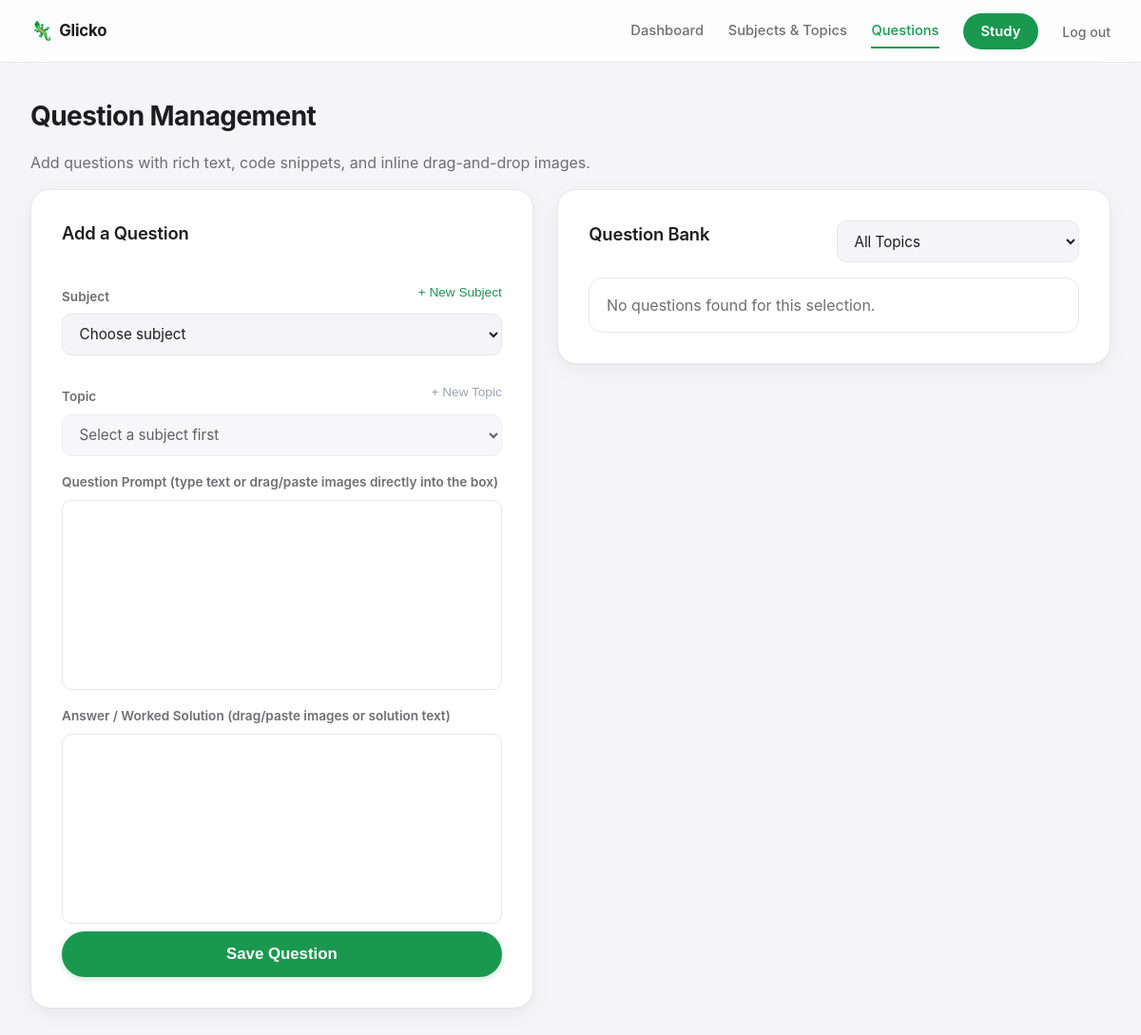
The app's page /questions?topic_id=14 (signed in), older data.
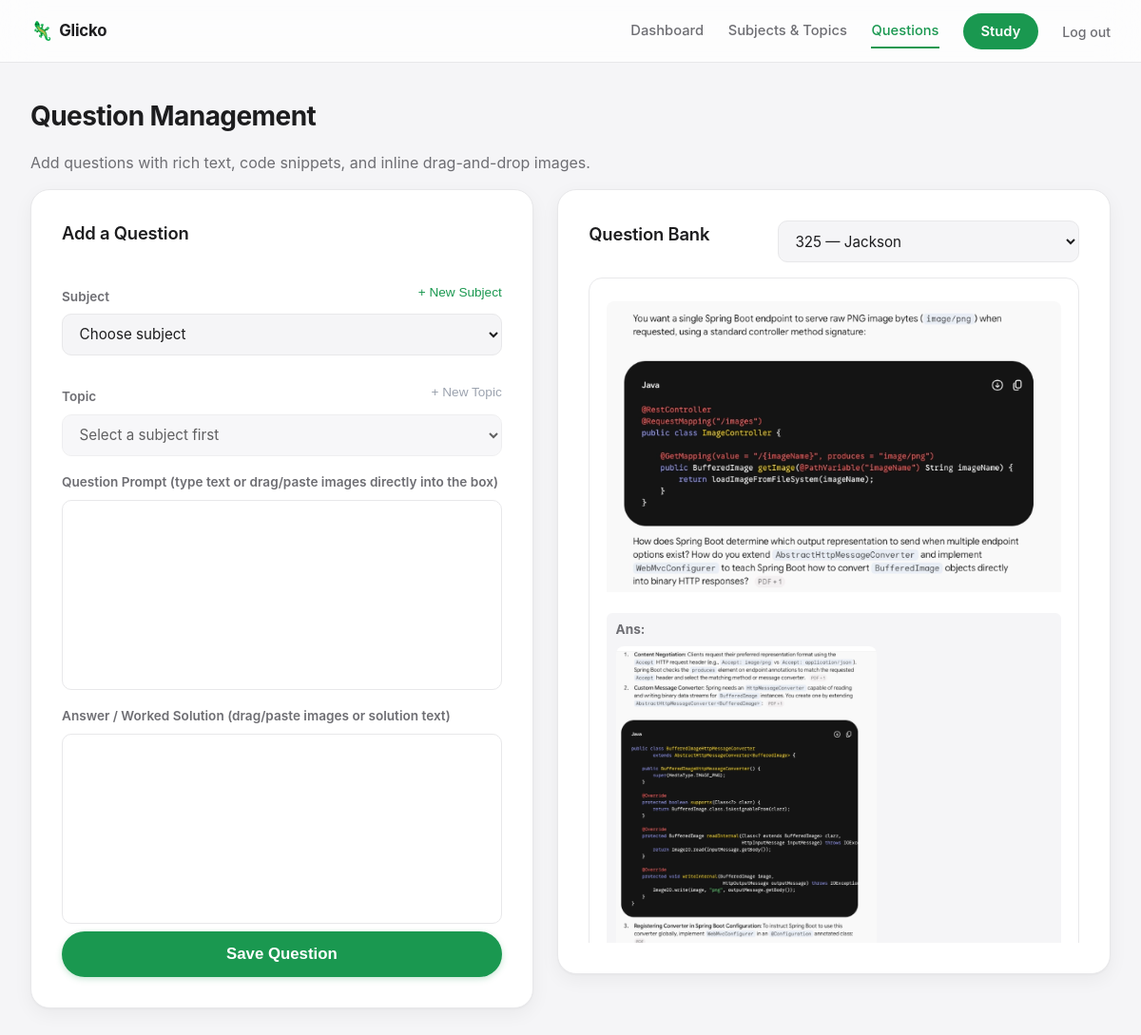
The same page, newer data.
### tables this page shows
CREATE TABLE questions (
    id INTEGER PRIMARY KEY AUTOINCREMENT,
    topic_id INTEGER NOT NULL REFERENCES topics(id) ON DELETE CASCADE,
    text TEXT NOT NULL,
    answer TEXT,
    image_filename TEXT,
    answer_image_filename TEXT,
    rating REAL NOT NULL DEFAULT 1500,
    rd REAL NOT NULL DEFAULT 350,
    last_update TEXT,
    sm2_n INTEGER NOT NULL DEFAULT 0,
    sm2_ef REAL NOT NULL DEFAULT 2.5,
    sm2_interval REAL NOT NULL DEFAULT 0,
    next_eligible TEXT
);

### app.py (the view, shortened to what this page needs)
@app.route('/questions')
@login_required
def questions():
    uid = session['user_id']
    conn = db.get_db()
    topic_filter = request.args.get('topic_id', type=int)
    subjects = conn.execute(
        "SELECT * FROM subjects WHERE user_id = ? ORDER BY name", (uid,)
    ).fetchall()
    topics = conn.execute(
        "SELECT topics.*, subjects.name AS subject_name FROM topics "
        "JOIN subjects ON subjects.id = topics.subject_id WHERE subjects.user_id = ? "
        "ORDER BY subjects.name, topics.name", (uid,)
    ).fetchall()
    if topic_filter:
        q_rows = conn.execute(
            "SELECT questions.*, topics.name AS topic_name FROM questions "
            "JOIN topics ON topics.id = questions.topic_id "
            "JOIN subjects ON subjects.id = topics.subject_id "
            "WHERE topics.id = ? AND subjects.user_id = ? ORDER BY questions.id DESC",
            (topic_filter, uid)
        ).fetchall()
    conn.close()
    return render_template(
        'questions.html',
        subjects=subjects,
        topics=topics,
        questions=q_rows,
        topic_filter=topic_filter
    )

### auth.py (called while the page is built)
def login_required(view):
    @wraps(view)
    def wrapped(*args, **kwargs):
        if not session.get('user_id'):
            return redirect(url_for('login', next=request.path))
        return view(*args, **kwargs)
    return wrapped

### db.py (called while the page is built)
def get_db():
    conn = sqlite3.connect(DB_PATH)
    conn.row_factory = sqlite3.Row
    conn.execute("PRAGMA foreign_keys = ON")
    return conn

### labels.py (called while the page is built)
def question_rating_label(rating):
    for lo, hi, label, css in DIFFICULTY_TIERS:
        if lo <= rating < hi:
            return label, css
    return "Hard", "tier-weak"

### templates/questions.html (shortened to what this page needs)
{% extends "base.html" %}
{% block content %}
<div class="page-header">
  <h1>Question Management</h1>
  <p class="muted">Add questions with rich text, code snippets, and inline drag-and-drop images.</p>
</div>
<div class="two-col question-management-grid">
  <section class="panel panel-large">
    <h2>Add a Question</h2>
    <form method="post" action="{{ url_for('add_question') }}" class="stack-form" id="add-question-form">
      <div class="field-label-row">
        <label for="add-q-subject">Subject</label>
        <button type="button" id="btn-show-quick-subject" class="btn-link small">+ New Subject</button>
      </div>
      <select id="add-q-subject" required>
        <option value="" disabled selected>Choose subject</option>
      </select>
      <div class="field-label-row">
        <label for="add-q-topic">Topic</label>
        <button type="button" id="btn-show-quick-topic" class="btn-link small" disabled>+ New Topic</button>
      </div>
      <select name="topic_id" id="add-q-topic" required disabled>
        <option value="" disabled selected>Select a subject first</option>
      </select>
      <label>Question Prompt <span class="muted small">(type text or drag/paste images directly into the box)</span></label>
      <div class="rich-editor rich-editor-lg" contenteditable="true" data-target="text-input" placeholder="Type question or drop images here..."></div>
      <label>Answer / Worked Solution <span class="muted small">(drag/paste images or solution text)</span></label>
      <div class="rich-editor rich-editor-lg" contenteditable="true" data-target="answer-input" placeholder="Type answer or drop solution diagram here..."></div>
      <button type="submit" class="btn btn-primary btn-lg">Save Question</button>
    </form>
  </section>
  <section class="panel panel-large">
    <div class="panel-head">
      <h2>Question Bank</h2>
      <form method="get" action="{{ url_for('questions') }}">
        <select name="topic_id" onchange="this.form.submit()">
          <option value="">All Topics</option>
          {% for t in topics %}
          <option value="{{ t.id }}" {{ 'selected' if topic_filter == t.id }}>{{ t.subject_name }} — {{ t.name }}</option>
          {% endfor %}
        </select>
      </form>
    </div>
    <ul class="question-list question-list-expanded">
      {% for q in questions %}
      <li>
        <div class="question-text">{{ q.text | safe }}</div>
        {% if q.answer %}
        <div class="question-answer-preview muted small"><strong>Ans:</strong> {{ q.answer | safe }}</div>
        {% endif %}
      </li>
      {% else %}
      <li class="muted">No questions found for this selection.</li>
      {% endfor %}
    </ul>
  </section>
</div>
{% endblock %}

### templates/base.html (shortened to what this page needs)
<!doctype html>
<html lang="en">
  <head>
    <link
      rel="stylesheet"
      href="{{ url_for('static', filename='style.css') }}"
    />
  </head>
  <body>
    <header class="topbar">
      <a
        class="brand"
        href="{{ url_for('dashboard') if session.get('user_id') else url_for('login') }}"
      >
        <span class="brand-mark">🦎</span> Glicko
      </a>
      {% if session.get('user_id') %}
      <nav>
        <a
          href="{{ url_for('dashboard') }}"
          class="{{ 'active' if request.endpoint == 'dashboard' }}"
          >Dashboard</a
        >
        <a
          href="{{ url_for('manage') }}"
          class="{{ 'active' if request.endpoint == 'manage' }}"
          >Subjects &amp; Topics</a
        >
        <a
          href="{{ url_for('questions') }}"
          class="{{ 'active' if request.endpoint and request.endpoint.startswith('question') }}"
          >Questions</a
        >
        <a
          href="{{ url_for('study_setup') }}"
          class="cta {{ 'active' if request.endpoint and request.endpoint.startswith('study') }}"
          >Study</a
        >
        <form
          method="post"
          action="{{ url_for('logout') }}"
          class="logout-form"
        >
          <button type="submit" class="link-btn-plain">Log out</button>
        </form>
      </nav>
      {% endif %}
    </header>
    <main class="container">
       {% block content %}{% endblock %}
    </main>
  </body>
</html>

Row changes from the older to the newer data that the page shows:
added questions: text (picture), answer (picture)
Text that changed along with them:
form field topic_id: "All Topics" → "325 — Jackson"
text no longer shown: "No questions found for this selection."
